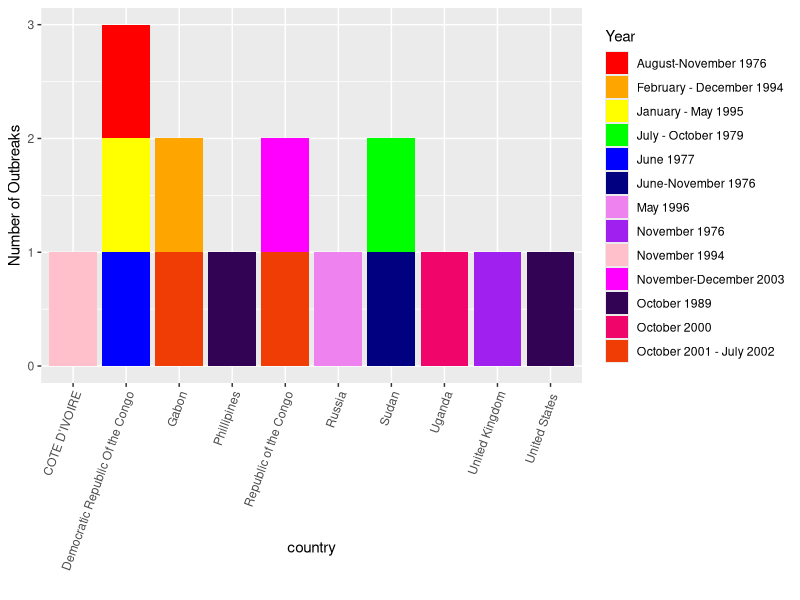

Reproduce this figure in R.
install.packages("tidyverse")
library(tidyverse)
df <- read.csv("./Assignments/Assignment_4/final_project_idea_data .csv")
class(df)
 plot <-  df %>% ggplot(aes(x=country)) + geom_bar(aes(fill= Year )) +
    theme(axis.text.x = element_text(angle = 70, hjust=1),
          axis.title.x = element_text(vjust = 10)) + labs(y="Number of Outbreaks") +
    scale_fill_manual(values =c("red", "orange", "yellow", "green", "blue", "navy", "violet","purple", "pink", "magenta", "#320354",
                                     "#f0056b", "#f03c05"))
  
ggsave(plot, filename="./final_project_idea_plot.png", height=4, width = 7 )
